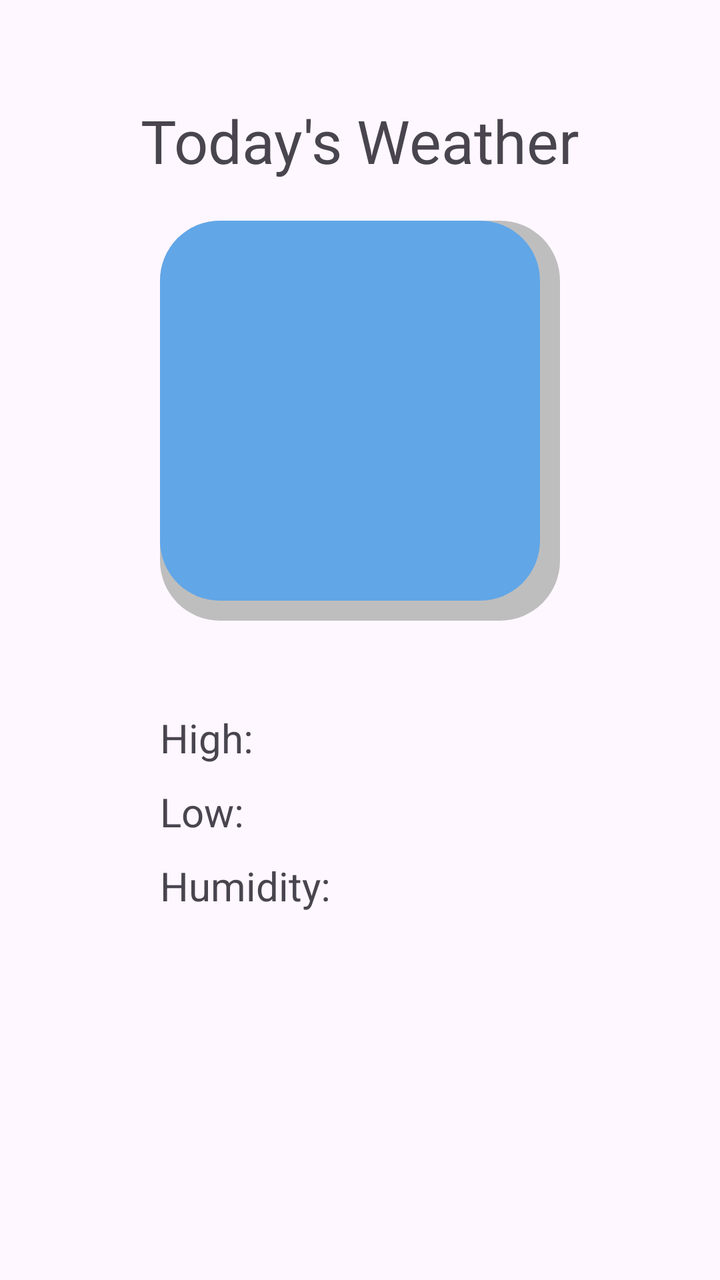
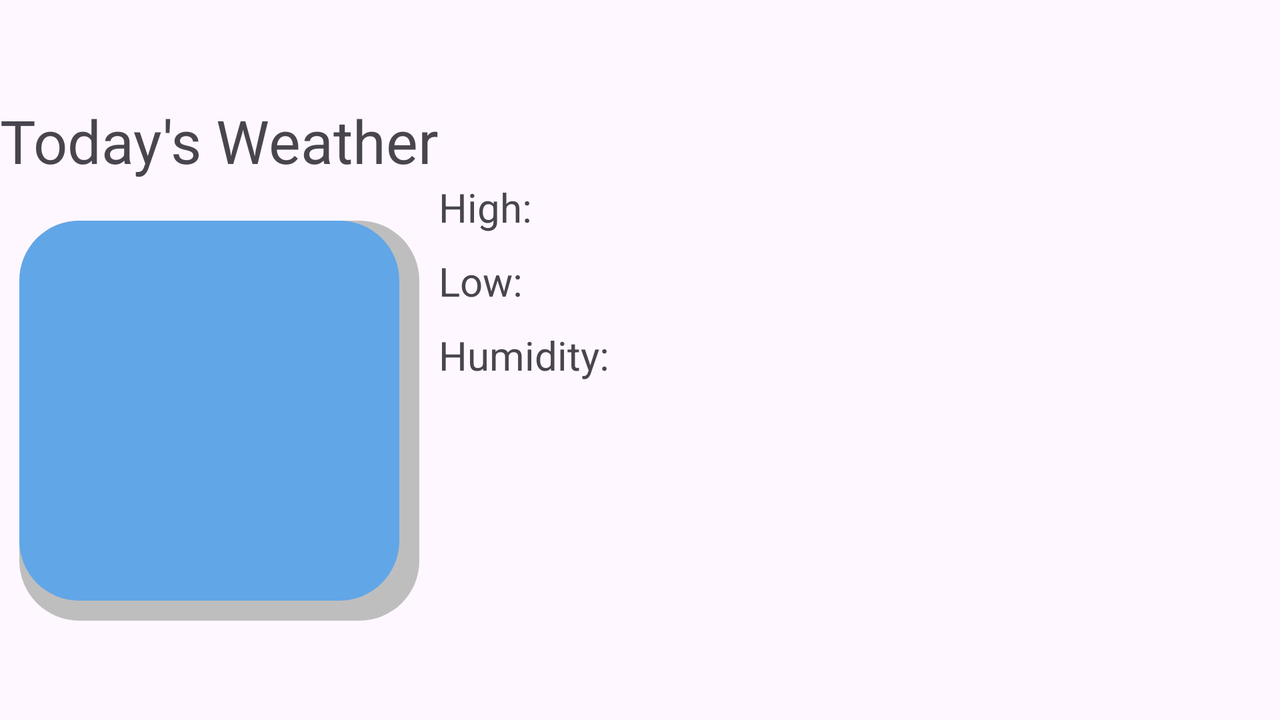

Two renders of one Android screen. The first uses the default layout on a phone; the second uses the alternative layout the repository ships for a different screen configuration, on a matching device. The two XML files are below.
<!-- AndroidManifest.xml: application theme Theme.Material3.DayNight -->
<!-- res/layout/fragment_weather_view.xml -->
<?xml version="1.0" encoding="utf-8"?>
<LinearLayout xmlns:android="http://schemas.android.com/apk/res/android"
    xmlns:app="http://schemas.android.com/apk/res-auto"
    xmlns:tools="http://schemas.android.com/tools"
    android:layout_width="match_parent"
    android:layout_height="match_parent"
    android:gravity="center_horizontal"
    tools:context=".WeatherFragment"
    android:layout_marginTop="50dp"
    android:orientation="vertical"
    >
    <TextView
        android:text="Today's Weather"
        android:id="@+id/weather_title"
        android:layout_height="wrap_content"
        android:layout_width="wrap_content"
        android:layout_centerHorizontal="true"
        android:textSize="30sp"/>
    <FrameLayout
        android:layout_width="wrap_content"
        android:layout_height="wrap_content"
        android:orientation="vertical"
        android:layout_gravity="center"
        android:padding="5dip">
        <TextView
            android:id="@+id/weather_tile"
            android:layout_width="200dp"
            android:layout_height="200dp"
            android:background="@drawable/weather_square"
            android:gravity="center"
            android:layout_marginTop="15dp"
            android:text=""
            android:textColor="#FFFFFF"
            android:textSize="60sp"/>
        <ImageView
            android:id="@+id/weather_icon"
            android:layout_width="match_parent"
            android:layout_height="match_parent"
            android:gravity="center_horizontal"
            android:layout_marginTop="10dp" />
    </FrameLayout>
    <TableLayout
        android:layout_width="200dp"
        android:layout_height="wrap_content"
        android:stretchColumns="0,1"
        android:layout_marginBottom="15dp"
        android:layout_marginTop="40dp"
        >
        <TableRow>
            <TextView
                android:text="@string/high_temp_label"
                android:textSize="20sp"
                android:id="@+id/high_temp_label"
                />
            <TextView
                tools:text=""
                android:textSize="20sp"
                android:id="@+id/high_temp_value"
                />
        </TableRow>
        <TableRow android:layout_marginTop="10dp">
            <TextView
                android:text="@string/low_temp_label"
                android:textSize="20sp"
                android:id="@+id/low_temp_label"
                />
            <TextView
                tools:text=""
                android:textSize="20sp"
                android:id="@+id/low_temp_value"
                />
        </TableRow>
        <TableRow android:layout_marginTop="10dp">
            <TextView
                android:text="@string/humidity_label"
                android:textSize="20sp"
                android:id="@+id/humidity_label"
                />
            <TextView
                tools:text=""
                android:textSize="20sp"
                android:id="@+id/humidity_value"
                />
        </TableRow>
    </TableLayout>
</LinearLayout>
<!-- resources referenced by this layout -->
<resources>
  <!-- drawable weather_square (drawable) -->
  <?xml version="1.0" encoding="utf-8"?>
  <layer-list xmlns:android="http://schemas.android.com/apk/res/android">
      <item>
          <shape android:shape="rectangle">
              <corners android:radius="30dip"/>
              <solid android:color="@color/lightGrey"/>
          </shape>
      </item>
      <item android:right="10dp" android:bottom="10dp">
          <shape android:shape="rectangle">
              <corners android:radius="30dip"/>
              <solid android:color="@color/lightBlue"/>
          </shape>
      </item>
  </layer-list>
  <string name="high_temp_label">High:</string>
  <string name="humidity_label">Humidity:</string>
  <string name="low_temp_label">Low:</string>
  <color name="lightGrey">#bebebe</color>
  <color name="lightBlue">#61A6E7</color>
</resources>
<!-- res/layout-land/fragment_weather_view.xml (the repository's variant of the layout above) -->
<!-- drawn on the phone turned sideways -->
<?xml version="1.0" encoding="utf-8"?>
<LinearLayout xmlns:android="http://schemas.android.com/apk/res/android"
    xmlns:tools="http://schemas.android.com/tools"
    android:layout_width="match_parent"
    android:layout_height="match_parent"
    android:gravity="center_horizontal"
    tools:context=".WeatherFragment"
    android:layout_marginTop="50dp"
    android:orientation="horizontal"
    >
    <LinearLayout
        android:layout_width="wrap_content"
        android:layout_height="wrap_content"
        android:orientation="vertical">

        <TextView
            android:text="Today's Weather"
            android:id="@+id/weather_title"
            android:layout_height="wrap_content"
            android:layout_width="wrap_content"
            android:textSize="30sp"/>

        <FrameLayout
            android:layout_width="wrap_content"
            android:layout_height="wrap_content"
            android:orientation="vertical"
            android:layout_gravity="center"
            android:padding="5dip">
            <TextView
                android:id="@+id/weather_tile"
                android:layout_width="200dp"
                android:layout_height="200dp"
                android:background="@drawable/weather_square"
                android:gravity="center"
                android:layout_marginTop="15dp"
                android:text=""
                android:textColor="#FFFFFF"
                android:textSize="60sp"/>
            <ImageView
                android:id="@+id/weather_icon"
                android:layout_width="match_parent"
                android:layout_height="match_parent"
                android:gravity="center_horizontal"
                android:layout_marginTop="10dp" />
        </FrameLayout>

    </LinearLayout>

    <TableLayout
        android:layout_width="wrap_content"
        android:layout_height="wrap_content"
        android:stretchColumns="0,1"
        android:layout_marginBottom="15dp"
        android:layout_marginTop="40dp"
        >
        <TableRow>
            <TextView
                android:text="@string/high_temp_label"
                android:textSize="20sp"
                android:id="@+id/high_temp_label"
                />
            <TextView
                tools:text=""
                android:textSize="20sp"
                android:id="@+id/high_temp_value"
                />
        </TableRow>
        <TableRow android:layout_marginTop="10dp">
            <TextView
                android:text="@string/low_temp_label"
                android:textSize="20sp"
                android:id="@+id/low_temp_label"
                />
            <TextView
                tools:text=""
                android:textSize="20sp"
                android:id="@+id/low_temp_value"
                />
        </TableRow>
        <TableRow android:layout_marginTop="10dp">
            <TextView
                android:text="@string/humidity_label"
                android:textSize="20sp"
                android:id="@+id/humidity_label"
                />
            <TextView
                tools:text=""
                android:textSize="20sp"
                android:id="@+id/humidity_value"
                />
        </TableRow>
    </TableLayout>
</LinearLayout>
